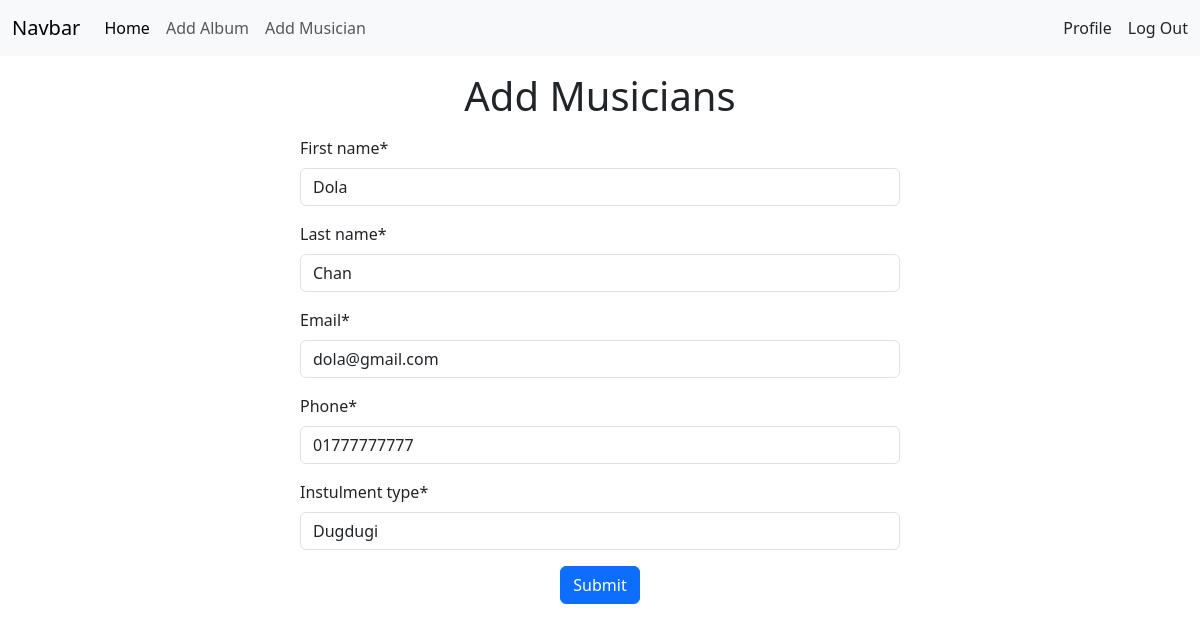
Screenshot of /musicians/edit/5 (signed in) with the database file from the repository.
### musicians/models.py (models this page shows, shortened)
class Musician(models.Model):
    first_name = models.CharField(max_length=50)
    last_name = models.CharField(max_length=50)
    email = models.EmailField()
    phone = models.CharField(max_length=11)
    instulment_type = models.CharField(max_length=100)

### musicians/views.py (the view)
# urls.py: path('edit/<int:id>', views.EditMusicians.as_view(), name='edit_musicians'),
@method_decorator(login_required, name='dispatch')
class EditMusicians(UpdateView):
    model = Musician
    form_class = AddMusiciansForms
    template_name = 'add_musicians.html'
    success_url = reverse_lazy('homepage')
    pk_url_kwarg = 'id'

### musicians/forms.py
class AddMusiciansForms(forms.ModelForm):
    class Meta:
        model = Musician
        fields = '__all__'

### musicians/templates/add_musicians.html (shortened to what this page needs)
{% extends "base.html" %}
{% load crispy_forms_tags %}
{% block content %}
<h1 class="text-center my-3">
    Add Musicians
</h1>
<form action="" method="post" style="width: 50%; margin:auto">
    {{form|crispy}}
    <div class="text-center pb-5">
        <button class="btn btn-primary" type="submit">Submit</button>
    </div>
</form>
{% endblock content %}

### rows the page displays
Musician: first_name "Dola", last_name "Chan", email "dola@gmail.com", phone "01777777777", instulment_type "Dugdugi"
